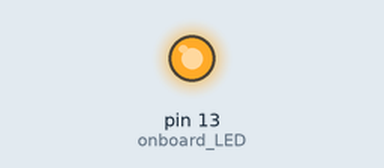
Simulated run of this sketch. Board: Arduino Uno, built with avr-gcc and run on an emulated ATmega328P. Parts: output pins drawn as LEDs (lit = HIGH). EEPROM starts erased; what the sketch prints to the serial monitor is not drawn.

Above: at 0.1 s.
At 85.1 s:
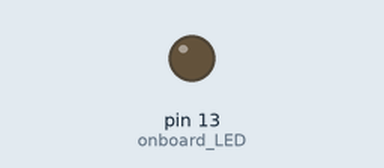
Timing chart, 0 to 106.5 s (numbered marks = the images above):
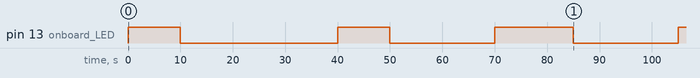

Measured:
- by itself, pin 13 (onboard_LED): goes HIGH 10.0 s, LOW 30.0 s, HIGH 10.0 s, LOW 20.0 s, HIGH 15.0 s, LOW 20.0 s, then HIGH

The sketch:

pseudoIR.ino
```cpp
// Define gym open/close times
  // if Arduino not loses power during gym operation times data will not be saved for that day, operate off battery or backup to ensure no outages occur
  // TURN ARDUINO ON/OFF at times stated, or data may not be saved and may be inaccurate. - use a wall outlet timer
  // if 24hr gym, need to redefine start time to new power up time.
  // use 24hr clock, {hr, mins}
  // if 24hr gym set to 'GymOpen' to the intitial power on time, ignore 'GymClose'
  uint8_t GymOpen[2] = {6,0}; //6:00am, this is when the Arduino thinks it is being powered on
  uint8_t GymClose[2] = {6,2}; //10:30pm
  // define if Arduino is turned on/off at closing/opening (true) or is on 24/7 (false)
  boolean ArduinoPower = true;
  unsigned long savetime;

// Define statistic variables to save to EEPROM
  #include <EEPROM.h>
  uint16_t EEMEM daycountStore;
  float EEMEM BikeAvgUsesPerDayStore; // rounded to whole number
  float EEMEM BikeAvgUseTimePerDayStore; // in minutes

// IR transmitter and receiver setup
  const byte onboard_LED = 13; // onboard indicator LED
  boolean BeamBroke;

void setup() {
  Serial.begin(9600);

  // Statistic variables to save setup
    // if this is the first time a variable will be used, initialize to zero
    // i.e. first time running this code on your Arduino, want to reset stored data, adding more equipment
    // if adding new equipment statistics to save, only initialize those variables to zero to keep other values intact
    // Upload and run the code on the Arduino once, then comment out the code and reupload
     uint16_t zero = 0;
     float fzero = 0;
     eeprom_update_block(&zero, &daycountStore, sizeof(zero));
     eeprom_update_block(&fzero, &BikeAvgUsesPerDayStore, sizeof(fzero));
     eeprom_update_block(&fzero, &BikeAvgUseTimePerDayStore, sizeof(fzero));

  // Calculate 'savetime' in milliseconds from constant hours+mins entered above
    if (ArduinoPower == true) {
      if (GymOpen[0] > GymClose[0]) {
        savetime = 60000*((60*(24-(GymOpen[0]-GymClose[0])))+abs(GymClose[1]-GymOpen[1]));
      }
      else {
        savetime = 60000*((60*(GymClose[0]-GymOpen[0]))+abs(GymClose[1]-GymOpen[1]));
      }
    }
    else {
      savetime = 60000*(1440.1-((60*GymOpen[0])+GymOpen[1])); //1440.1 to ensure larger than 1440 (max day time in mins)
    }


  // 38kHz LED setup
    pinMode (onboard_LED, OUTPUT);
}


void UpdateState(boolean beambroke, uint8_t Input[4], unsigned long t[3]) {
  uint8_t state = Input[2];
  unsigned long tnow = millis();

  if (beambroke == HIGH) {
    if (state == 0) {
      state = 1; // in use?
      t[1] = tnow; //save start instance of time for calculating use time
    }
    else if (state == 1) {
      if ((unsigned long)(tnow - t[1]) >= 10000) { // if beam still broken after 10sec, set as in use
        state = 2; // in use.
        Input[3] = Input[3] + 1; //increment uses of equipment
      }
    }
    else if (state >= 3) {
      if (state >= 7) { // if beam being repeatedly broken & restored, assume in use
        state = 2;
      }
      else if ((unsigned long)(tnow - t[0]) >= 5000) { // if beam broken after 10sec, set as in use
        state = 2;
      }
      else {
        state = state + 1; // count number of times beam is broken after first break and before wait interval is up
      }
    }
  }
  else {
    if (state == 2) { // if beam restored after being broken, enter intermediate state
      t[0] = tnow; // save time instance
      state = 3; // intermediate
    }
    else if (state == 1) {
      if ((unsigned long)(tnow - t[1]) >= 10000) { // if beam restored after initial break, assume mistakenly triggered & actually not in use
        state = 0; // not in use
      }
    }
    else if (state >= 3) {
      if ((unsigned long)(tnow - t[0]) >= 5000) { // if 10sec have passed since restored without being broken, set as not in use
        state = 0; // not in use
        t[2] = t[2] + (tnow - t[1]) - 5000; //save and calculate use time based on end time and start time, -5000 to adjust for delay
      }
    }
  }
  Input[2] = state;
}


void DoSave(uint8_t Input[4], unsigned long t[3], float *AvgUsesPerDayStore, float *AvgUseTimePerDayStore) { // add another arg - probably array of stats
  uint16_t daycount;
  float AvgUsesPerDay = 0;
  float AvgUseTimePerDay = 0;
  float NumberUsesToday = (float)Input[3];
  float AvgUseTimeToday = ((float)t[2]/(float)1000)/NumberUsesToday; // in seconds for testing purposes

  // retrieve stored EEPROM Data
  eeprom_read_block(&daycount, &daycountStore, sizeof(daycount));
  eeprom_read_block(&AvgUsesPerDay, AvgUsesPerDayStore, sizeof(AvgUsesPerDay));
  eeprom_read_block(&AvgUseTimePerDay, AvgUseTimePerDayStore, sizeof(AvgUseTimePerDay));

  Serial.print("          Avg Before: ");
  Serial.print(AvgUsesPerDay);
  Serial.print(", ");
  Serial.print(AvgUseTimePerDay);
  Serial.println("secs");

  // Print out daily statistics to Serial Monitor
  Serial.print("          Today: ");
  Serial.print(NumberUsesToday);
  Serial.print(", ");
  Serial.print(AvgUseTimeToday);
  Serial.println("secs");

  // do updating of avgs stats, doesn't save if program didn't run whole day (i.e. day not counted)
  if (Input[3] > AvgUsesPerDay) {
    AvgUsesPerDay = AvgUsesPerDay + ((NumberUsesToday - AvgUsesPerDay)/(float)daycount);
  }
  else {
    AvgUsesPerDay = AvgUsesPerDay - ((AvgUsesPerDay - NumberUsesToday)/(float)daycount);
  }
  if (AvgUseTimeToday > AvgUseTimePerDay) {
    AvgUseTimePerDay = AvgUseTimePerDay + ((AvgUseTimeToday - AvgUseTimePerDay)/(float)daycount);
  }
  else {
    AvgUseTimePerDay = AvgUseTimePerDay - ((AvgUseTimePerDay - AvgUseTimeToday)/(float)daycount);
  }

  Serial.print("          Avg After: ");
  Serial.print(AvgUsesPerDay);
  Serial.print(", ");
  Serial.print(AvgUseTimePerDay);
  Serial.println("secs");

  // save variables
  eeprom_update_block(&AvgUsesPerDay, AvgUsesPerDayStore, sizeof(AvgUsesPerDay));
  eeprom_update_block(&AvgUseTimePerDay, AvgUseTimePerDayStore, sizeof(AvgUseTimePerDay));

  // reset daily variables
  Input[3] = 0;
  t[2] = 0;
}

void loop() {
  // Initialize save time variables
  static uint8_t start = 0;
  static unsigned long prevtime = millis();
  uint16_t daycount;


  // Equipment to LED location definitions
  // Use like 'uint8_t Variable[2] = {row,column,state,total usage amount}'
  // State: 0 = not in use, 1 = between states, 2 = in use, 3 >= between states
  static uint8_t Bike[4] = {2,4,0,0};
  // Use like 'unsigned long tVariable[2] = {turn off delay, turn on time (use begins), total use time}'
  static unsigned long tBike[3] = {0,0,0};
  //Serial.println(Bike[2]);
  if (((millis() >= 10000) && (millis() <= 40000)) || ((millis() >= 50000) && (millis() <= 70000)) || ((millis() >= 85000) && (millis() <= 105000))) {
    BeamBroke = HIGH;
  }
  else if (((millis() >= 160000) && (millis() <= 220000)) || ((millis() >= 228000) && (millis() <= 255000))){
    BeamBroke = HIGH;
  }
  else if (((millis() >= 310000) && (millis() <= 350000)) || ((millis() >= 360000) && (millis() <= 374000))){
    BeamBroke = HIGH;
  }
  else {
    BeamBroke = LOW;
  }

  UpdateState(BeamBroke, Bike, tBike);

  // LED to show immediate IR sensor state
  if (BeamBroke == HIGH) { // beam interrupted
    digitalWrite(onboard_LED, LOW); // green onboard LED off
  }
  else { // beam detected
    digitalWrite(onboard_LED, HIGH); // green LED on
  }

  // Perform Saving
  if ((unsigned long)(millis() - prevtime) >= savetime) {
    if (ArduinoPower == true || start == 1) {
      eeprom_read_block(&daycount, &daycountStore, sizeof(daycount));
      daycount = daycount + 1;
      eeprom_update_block(&daycount, &daycountStore, sizeof(daycount)); // Update the day count
      Serial.print("Day: ");
      Serial.println(daycount);
      Serial.println();

      // Put Variables to save for equipment here:
      Serial.println("Bike");
      DoSave(Bike, tBike, &BikeAvgUsesPerDayStore, &BikeAvgUseTimePerDayStore);
      Serial.println();


      if (ArduinoPower == true) {
        Serial.println("Paused");
        //delay(86400000-savetime); // 'pause' program until gym opens again if forgot to turn off
        delay(30000); // used for testing purposes
        Serial.println("Back in Action");
        Serial.println();
        // if powered on not at gym opening and also forget to turn off, the stats will be messed up
      }
    }
    else {
      start = 1;
      savetime = 86400000;

      // reset daily variables
      Bike[3] = 0;
      tBike [2] = 0;
    }
    prevtime = millis();
  }
}
```
